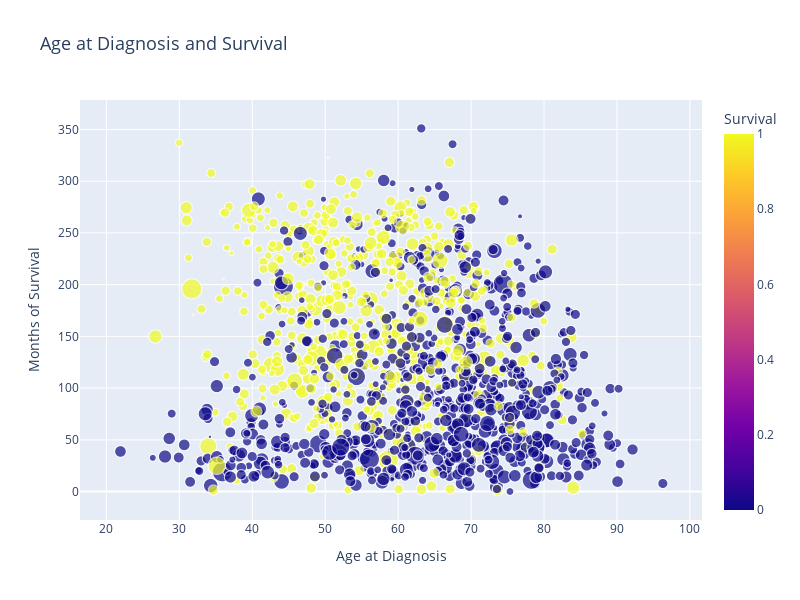

Notebook code cell kept with this figure:
### Markdown cell above
Each plot presents a different tumor stage with positive lymph nodes examind plotted against overall survival months. The size of the circles represent the tumor size with the color stating if they sirivived or not. By using this plot we can see multiple features toegther being able to get a better idea of which features lead to surival.

The first thing that is noticeable is that most survivors have the tumor for at least 100 months. There does not seem seem to be any correlation between betwee size of tumor size and survval although it would seem that tumor stage 3 has larger tumor sizes than tumor stage 2. What is surprising is in tumor stage 4 someof the patients have a small tumour. Stage 4 is when the tumor has spread to other parts of the body, this plot might suggest that the entries for stage 4 need further inspection to see if some of these entries are outliers. The plots also show that at stage 1 it is likely to have no positive lymph nodes where as the other stages it is a lot more common.

### Code cell
#Interactive scatter plot showing age and survival
fig = px.scatter(
    data,
    x="age_at_diagnosis",
    y="overall_survival_months",
    color="overall_survival",
    size="tumor_size",
    title="Age at Diagnosis and Survival",
)

fig.update_layout(
    title_font_size=18,
    hovermode="closest",
    coloraxis_colorbar=dict(title="Survival" ),
    height=600,
    width=800,
    xaxis_title='Age at Diagnosis',
    yaxis_title='Months of Survival'
)

fig.show()

### Figure 1 — Plotly figure (JSON) as saved in the notebook; plotly's stock layout.template omitted (floating-point values rounded to 4 significant figures; data arrays with more than 128 entries replaced by an {"elided": "..."} marker saying what was removed)
{"data": [{"hovertemplate": "age_at_diagnosis=%{x}<br>overall_survival_months=%{y}<br>tumor_size=%{marker.size}<br>overall_survival=%{marker.color}<extra></extra>", "legendgroup": "", "marker": {"color": {"elided": "1394 int values"}, "coloraxis": "coloraxis", "size": {"elided": "1394 float values"}, "sizemode": "area", "sizeref": 0.25, "symbol": "circle"}, "mode": "markers", "name": "", "showlegend": false, "type": "scattergl", "x": {"elided": "1394 float values"}, "xaxis": "x", "y": {"elided": "1394 float values"}, "yaxis": "y"}], "layout": {"coloraxis": {"colorbar": {"title": {"text": "Survival"}}, "colorscale": [[0, "#0d0887"], [0.1111, "#46039f"], [0.2222, "#7201a8"], [0.3333, "#9c179e"], [0.4444, "#bd3786"], [0.5556, "#d8576b"], [0.6667, "#ed7953"], [0.7778, "#fb9f3a"], [0.8889, "#fdca26"], [1, "#f0f921"]]}, "height": 600, "hovermode": "closest", "legend": {"itemsizing": "constant", "tracegroupgap": 0}, "title": {"font": {"size": 18}, "text": "Age at Diagnosis and Survival"}, "width": 800, "xaxis": {"anchor": "y", "autorange": true, "domain": [0, 1], "range": [16.37, 101.7], "title": {"text": "Age at Diagnosis"}, "type": "linear"}, "yaxis": {"anchor": "x", "autorange": true, "domain": [0, 1], "range": [-27.43, 378.5], "title": {"text": "Months of Survival"}, "type": "linear"}}}
